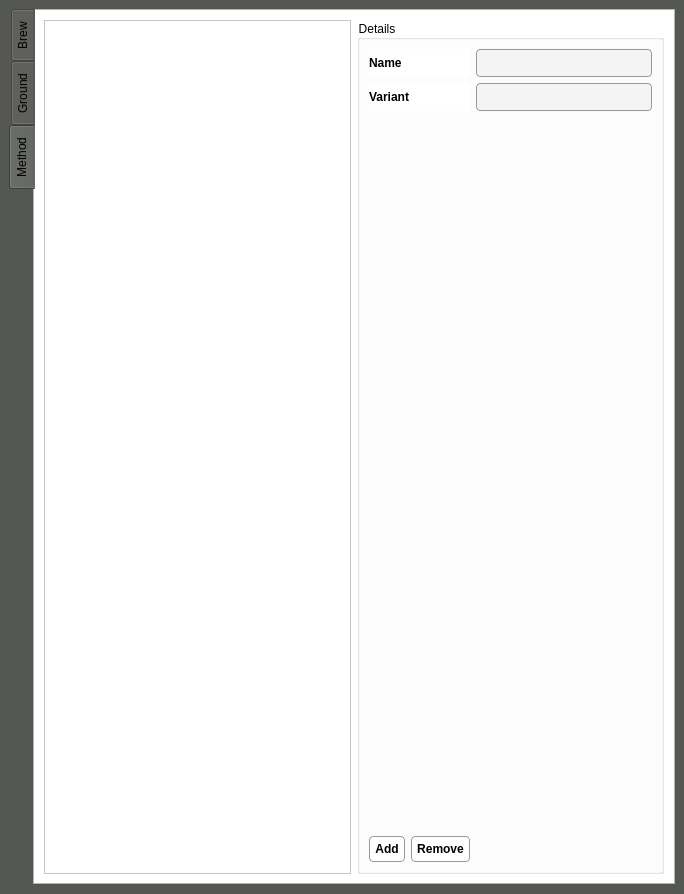
<?xml version="1.0" encoding="UTF-8"?>
<ui version="4.0">
 <class>CoffeeWindow</class>
 <widget class="QMainWindow" name="CoffeeWindow">
  <property name="geometry">
   <rect>
    <x>0</x>
    <y>0</y>
    <width>684</width>
    <height>894</height>
   </rect>
  </property>
  <property name="windowTitle">
   <string>Coffe</string>
  </property>
  <property name="windowIcon">
   <iconset resource="coffees.qrc">
    <normaloff>:../images/coffee.png</normaloff>:../images/coffee.png</iconset>
  </property>
  <property name="styleSheet">
   <string notr="true">* {
	background-color: rgb(85, 87, 83);
}
QTabWidget {
	background-color: rgb(255, 255, 255) ;
}
QWidget#brewTab, QWidget#groundTab, QWidget#methodTab {
	background-color: rgb(255, 255, 255) ;
}
QTableView {
	background-color: rgb(255, 255, 255) ;
}
QGroupBox {
	background-color: rgb(255, 255, 255) ;
}
QLabel {
	font: bold;
	background-color: rgb(255, 255, 255) ;
}
QSlider {
	background-color: rgb(255, 255, 255) ;
}
QSlider::groove:horizontal {
    border: 1px solid #999999;
    height: 8px; /* the groove expands to the size of the slider by default. by giving it a height, it has a fixed size */
    background: qlineargradient(x1:0, y1:0, x2:0, y2:1, stop:0 #B1B1B1, stop:1 #c4c4c4);
    margin: 2px 0;
}

QSlider::handle:horizontal {
    background: qlineargradient(x1:0, y1:0, x2:1, y2:1, stop:0 #b4b4b4, stop:1 #8f8f8f);
    border: 1px solid #5c5c5c;
    width: 18px;
    margin: -6px 0; /* handle is placed by default on the contents rect of the groove. Expand outside the groove */
    border-radius: 3px;
}
QPushButton {
	background-color: rgb(255, 255, 255) ;
	font: bold;
    border-style: solid;
    border-width: 1px;
    border-radius: 4px;
    border-color: #999999;
    padding: 5px;
}
QLineEdit, QSpinBox, QDoubleSpinBox, QComboBox, QDateTimeEdit , QPlainTextEdit {
    border-style: solid;
    border-width: 1px;
    border-radius: 4px;
    border-color: #999999;
    padding: 5px;
	background-color: rgb(244, 244, 244) ;
}

QComboBox::drop-down {
    subcontrol-origin: padding;
    subcontrol-position: top right;
    width: 15px;
    border-left-width: 1px;
    border-left-color: rgb(244, 244, 244) ;
    border-left-style: solid;
    border-top-right-radius: 5px;
    border-bottom-right-radius: 5px;
	background-color: rgb(255, 255, 255) ;
}
QComboBox::down-arrow {
    image: none; /*url(:/images/arrow-down.png);*/
}
QComboBox QAbstractItemView {
    border: 1px solid rgb(244, 244, 244);
	background-color: rgb(255, 255, 255) ;
    selection-background-color:  #999999 ;
}
 QSpinBox::up-button, QDoubleSpinBox::up-button, QDateTimeEdit::up-button {
     subcontrol-origin: border;
     subcontrol-position: top right; /* position at the top right corner */
     width: 16px; /* 16 + 2*1px border-width = 15px padding + 3px parent border */
     /* border-image: url(:/images/arrow-up.png) 1; */
     border-width: 1px;
 }
 QSpinBox::down-button,  QDoubleSpinBox::down-button,  QDateTimeEdit::down-button {
     subcontrol-origin: border;
     subcontrol-position: bottom right; /* position at bottom right corner */
     width: 16px;
     /* border-image: url(:/images/arrow-down.png) 1; */
     border-width: 1px;
     border-top-width: 0;
 }
</string>
  </property>
  <widget class="QWidget" name="centralWidget">
   <property name="styleSheet">
    <string notr="true"/>
   </property>
   <layout class="QGridLayout" name="gridLayout">
    <item row="0" column="3">
     <widget class="QTabWidget" name="mainTabs">
      <property name="styleSheet">
       <string notr="true"/>
      </property>
      <property name="tabPosition">
       <enum>QTabWidget::West</enum>
      </property>
      <property name="currentIndex">
       <number>2</number>
      </property>
      <property name="iconSize">
       <size>
        <width>32</width>
        <height>32</height>
       </size>
      </property>
      <property name="tabBarAutoHide">
       <bool>false</bool>
      </property>
      <widget class="QWidget" name="brewTab">
       <attribute name="icon">
        <iconset resource="coffees.qrc">
         <normaloff>:/images/coffee2.png</normaloff>:/images/coffee2.png</iconset>
       </attribute>
       <attribute name="title">
        <string>Brew</string>
       </attribute>
       <layout class="QHBoxLayout" name="horizontalLayout">
        <property name="spacing">
         <number>6</number>
        </property>
        <property name="leftMargin">
         <number>9</number>
        </property>
        <property name="topMargin">
         <number>9</number>
        </property>
        <property name="rightMargin">
         <number>9</number>
        </property>
        <property name="bottomMargin">
         <number>9</number>
        </property>
        <item>
         <widget class="QTableView" name="brewTable">
          <property name="selectionBehavior">
           <enum>QAbstractItemView::SelectRows</enum>
          </property>
          <property name="gridStyle">
           <enum>Qt::NoPen</enum>
          </property>
         </widget>
        </item>
        <item>
         <widget class="QGroupBox" name="groupDetais">
          <property name="title">
           <string>Details</string>
          </property>
          <layout class="QGridLayout" name="gridLayout_2">
           <item row="14" column="0">
            <widget class="QLabel" name="labelSweetness">
             <property name="sizePolicy">
              <sizepolicy hsizetype="Minimum" vsizetype="Minimum">
               <horstretch>0</horstretch>
               <verstretch>0</verstretch>
              </sizepolicy>
             </property>
             <property name="text">
              <string>Sweetness</string>
             </property>
            </widget>
           </item>
           <item row="15" column="3">
            <widget class="QSlider" name="sliderAcidity">
             <property name="minimum">
              <number>1</number>
             </property>
             <property name="maximum">
              <number>100</number>
             </property>
             <property name="value">
              <number>50</number>
             </property>
             <property name="orientation">
              <enum>Qt::Horizontal</enum>
             </property>
            </widget>
           </item>
           <item row="13" column="3" colspan="2">
            <widget class="QSpinBox" name="ratingEdit">
             <property name="maximum">
              <number>5</number>
             </property>
            </widget>
           </item>
           <item row="18" column="3">
            <widget class="QSlider" name="sliderAftertaste">
             <property name="minimumSize">
              <size>
               <width>0</width>
               <height>0</height>
              </size>
             </property>
             <property name="minimum">
              <number>1</number>
             </property>
             <property name="maximum">
              <number>100</number>
             </property>
             <property name="value">
              <number>50</number>
             </property>
             <property name="orientation">
              <enum>Qt::Horizontal</enum>
             </property>
            </widget>
           </item>
           <item row="18" column="4">
            <widget class="QSpinBox" name="spinAftertaste">
             <property name="maximumSize">
              <size>
               <width>50</width>
               <height>16777215</height>
              </size>
             </property>
             <property name="minimum">
              <number>1</number>
             </property>
             <property name="maximum">
              <number>100</number>
             </property>
             <property name="value">
              <number>50</number>
             </property>
            </widget>
           </item>
           <item row="16" column="4">
            <widget class="QSpinBox" name="spinClarity">
             <property name="maximumSize">
              <size>
               <width>50</width>
               <height>16777215</height>
              </size>
             </property>
             <property name="minimum">
              <number>1</number>
             </property>
             <property name="maximum">
              <number>100</number>
             </property>
             <property name="value">
              <number>50</number>
             </property>
            </widget>
           </item>
           <item row="18" column="0">
            <widget class="QLabel" name="labelAftertaste">
             <property name="sizePolicy">
              <sizepolicy hsizetype="Minimum" vsizetype="Minimum">
               <horstretch>0</horstretch>
               <verstretch>0</verstretch>
              </sizepolicy>
             </property>
             <property name="text">
              <string>Aftertaste</string>
             </property>
            </widget>
           </item>
           <item row="15" column="4">
            <widget class="QSpinBox" name="spinAcidity">
             <property name="maximumSize">
              <size>
               <width>50</width>
               <height>16777215</height>
              </size>
             </property>
             <property name="minimum">
              <number>1</number>
             </property>
             <property name="maximum">
              <number>100</number>
             </property>
             <property name="value">
              <number>50</number>
             </property>
            </widget>
           </item>
           <item row="22" column="0">
            <layout class="QHBoxLayout" name="BrewButtonsLayout">
             <item>
              <widget class="QPushButton" name="buttonAddBrew">
               <property name="text">
                <string>Add</string>
               </property>
              </widget>
             </item>
             <item>
              <widget class="QPushButton" name="buttonRemoveBrew">
               <property name="text">
                <string>Remove</string>
               </property>
              </widget>
             </item>
            </layout>
           </item>
           <item row="15" column="0">
            <widget class="QLabel" name="labelAcidity">
             <property name="sizePolicy">
              <sizepolicy hsizetype="Minimum" vsizetype="Minimum">
               <horstretch>0</horstretch>
               <verstretch>0</verstretch>
              </sizepolicy>
             </property>
             <property name="text">
              <string>Acidity</string>
             </property>
            </widget>
           </item>
           <item row="14" column="4">
            <widget class="QSpinBox" name="spinSweetness">
             <property name="maximumSize">
              <size>
               <width>50</width>
               <height>16777215</height>
              </size>
             </property>
             <property name="minimum">
              <number>1</number>
             </property>
             <property name="maximum">
              <number>100</number>
             </property>
             <property name="value">
              <number>50</number>
             </property>
            </widget>
           </item>
           <item row="19" column="3" colspan="2">
            <widget class="QPlainTextEdit" name="notesTextEdit"/>
           </item>
           <item row="16" column="0">
            <widget class="QLabel" name="labelClarity">
             <property name="sizePolicy">
              <sizepolicy hsizetype="Minimum" vsizetype="Minimum">
               <horstretch>0</horstretch>
               <verstretch>0</verstretch>
              </sizepolicy>
             </property>
             <property name="text">
              <string>Clarity</string>
             </property>
            </widget>
           </item>
           <item row="17" column="4">
            <widget class="QSpinBox" name="spinBody">
             <property name="maximumSize">
              <size>
               <width>50</width>
               <height>16777215</height>
              </size>
             </property>
             <property name="minimum">
              <number>1</number>
             </property>
             <property name="maximum">
              <number>100</number>
             </property>
             <property name="value">
              <number>50</number>
             </property>
            </widget>
           </item>
           <item row="13" column="0">
            <widget class="QLabel" name="labelRating">
             <property name="sizePolicy">
              <sizepolicy hsizetype="Minimum" vsizetype="Minimum">
               <horstretch>0</horstretch>
               <verstretch>0</verstretch>
              </sizepolicy>
             </property>
             <property name="text">
              <string>Rating</string>
             </property>
            </widget>
           </item>
           <item row="16" column="3">
            <widget class="QSlider" name="sliderClarity">
             <property name="minimum">
              <number>1</number>
             </property>
             <property name="maximum">
              <number>100</number>
             </property>
             <property name="value">
              <number>50</number>
             </property>
             <property name="orientation">
              <enum>Qt::Horizontal</enum>
             </property>
            </widget>
           </item>
           <item row="17" column="3">
            <widget class="QSlider" name="sliderBody">
             <property name="minimum">
              <number>1</number>
             </property>
             <property name="maximum">
              <number>100</number>
             </property>
             <property name="value">
              <number>50</number>
             </property>
             <property name="orientation">
              <enum>Qt::Horizontal</enum>
             </property>
            </widget>
           </item>
           <item row="19" column="0">
            <widget class="QLabel" name="label_4">
             <property name="sizePolicy">
              <sizepolicy hsizetype="Minimum" vsizetype="Minimum">
               <horstretch>0</horstretch>
               <verstretch>0</verstretch>
              </sizepolicy>
             </property>
             <property name="text">
              <string>Notes</string>
             </property>
             <property name="alignment">
              <set>Qt::AlignLeading|Qt::AlignLeft|Qt::AlignTop</set>
             </property>
            </widget>
           </item>
           <item row="20" column="3">
            <spacer name="verticalSpacer">
             <property name="orientation">
              <enum>Qt::Vertical</enum>
             </property>
             <property name="sizeHint" stdset="0">
              <size>
               <width>20</width>
               <height>40</height>
              </size>
             </property>
            </spacer>
           </item>
           <item row="17" column="0">
            <widget class="QLabel" name="labelBody">
             <property name="sizePolicy">
              <sizepolicy hsizetype="Minimum" vsizetype="Minimum">
               <horstretch>0</horstretch>
               <verstretch>0</verstretch>
              </sizepolicy>
             </property>
             <property name="text">
              <string>Body</string>
             </property>
            </widget>
           </item>
           <item row="11" column="3" colspan="2">
            <widget class="QLineEdit" name="grindEdit"/>
           </item>
           <item row="0" column="0">
            <widget class="QLabel" name="labelTitle">
             <property name="sizePolicy">
              <sizepolicy hsizetype="Minimum" vsizetype="Minimum">
               <horstretch>0</horstretch>
               <verstretch>0</verstretch>
              </sizepolicy>
             </property>
             <property name="text">
              <string>Name</string>
             </property>
            </widget>
           </item>
           <item row="3" column="3" colspan="2">
            <widget class="QDateTimeEdit" name="dateTimeEdit"/>
           </item>
           <item row="4" column="3">
            <widget class="QTimeEdit" name="timeEdit"/>
           </item>
           <item row="4" column="4">
            <widget class="QPushButton" name="timerButton">
             <property name="text">
              <string/>
             </property>
             <property name="icon">
              <iconset resource="coffees.qrc">
               <normaloff>:/images/clock.png</normaloff>:/images/clock.png</iconset>
             </property>
            </widget>
           </item>
           <item row="4" column="0">
            <widget class="QLabel" name="label">
             <property name="sizePolicy">
              <sizepolicy hsizetype="Minimum" vsizetype="Minimum">
               <horstretch>0</horstretch>
               <verstretch>0</verstretch>
              </sizepolicy>
             </property>
             <property name="text">
              <string>Time</string>
             </property>
            </widget>
           </item>
           <item row="1" column="0">
            <widget class="QLabel" name="labelMethod">
             <property name="sizePolicy">
              <sizepolicy hsizetype="Minimum" vsizetype="Minimum">
               <horstretch>0</horstretch>
               <verstretch>0</verstretch>
              </sizepolicy>
             </property>
             <property name="text">
              <string>Method</string>
             </property>
            </widget>
           </item>
           <item row="0" column="3" colspan="2">
            <widget class="QLineEdit" name="nameEdit">
             <property name="enabled">
              <bool>true</bool>
             </property>
            </widget>
           </item>
           <item row="1" column="3" colspan="2">
            <widget class="QComboBox" name="methodEdit">
             <property name="enabled">
              <bool>true</bool>
             </property>
            </widget>
           </item>
           <item row="2" column="0">
            <widget class="QLabel" name="labelGround">
             <property name="sizePolicy">
              <sizepolicy hsizetype="Minimum" vsizetype="Minimum">
               <horstretch>0</horstretch>
               <verstretch>0</verstretch>
              </sizepolicy>
             </property>
             <property name="text">
              <string>Ground</string>
             </property>
            </widget>
           </item>
           <item row="2" column="3" colspan="2">
            <widget class="QComboBox" name="groundEdit">
             <property name="enabled">
              <bool>true</bool>
             </property>
            </widget>
           </item>
           <item row="3" column="0">
            <widget class="QLabel" name="labelDate">
             <property name="sizePolicy">
              <sizepolicy hsizetype="Minimum" vsizetype="Minimum">
               <horstretch>0</horstretch>
               <verstretch>0</verstretch>
              </sizepolicy>
             </property>
             <property name="text">
              <string>Date</string>
             </property>
            </widget>
           </item>
           <item row="7" column="4">
            <widget class="QLabel" name="label_8">
             <property name="text">
              <string>g</string>
             </property>
            </widget>
           </item>
           <item row="10" column="0">
            <widget class="QLabel" name="label_3">
             <property name="sizePolicy">
              <sizepolicy hsizetype="Minimum" vsizetype="Minimum">
               <horstretch>0</horstretch>
               <verstretch>0</verstretch>
              </sizepolicy>
             </property>
             <property name="text">
              <string>Temperature</string>
             </property>
            </widget>
           </item>
           <item row="10" column="3">
            <widget class="QDoubleSpinBox" name="temperatureDoubleSpin">
             <property name="minimum">
              <double>-99.000000000000000</double>
             </property>
            </widget>
           </item>
           <item row="11" column="0">
            <widget class="QLabel" name="label_2">
             <property name="sizePolicy">
              <sizepolicy hsizetype="Minimum" vsizetype="Minimum">
               <horstretch>0</horstretch>
               <verstretch>0</verstretch>
              </sizepolicy>
             </property>
             <property name="text">
              <string>Grind</string>
             </property>
            </widget>
           </item>
           <item row="7" column="0">
            <widget class="QLabel" name="label_6">
             <property name="sizePolicy">
              <sizepolicy hsizetype="Minimum" vsizetype="Minimum">
               <horstretch>0</horstretch>
               <verstretch>0</verstretch>
              </sizepolicy>
             </property>
             <property name="text">
              <string>Weight</string>
             </property>
            </widget>
           </item>
           <item row="8" column="0">
            <widget class="QLabel" name="label_5">
             <property name="sizePolicy">
              <sizepolicy hsizetype="Minimum" vsizetype="Minimum">
               <horstretch>0</horstretch>
               <verstretch>0</verstretch>
              </sizepolicy>
             </property>
             <property name="text">
              <string>Water</string>
             </property>
            </widget>
           </item>
           <item row="8" column="3">
            <widget class="QDoubleSpinBox" name="waterDoubleSpin">
             <property name="decimals">
              <number>0</number>
             </property>
             <property name="minimum">
              <double>1.000000000000000</double>
             </property>
             <property name="maximum">
              <double>9999.000000000000000</double>
             </property>
            </widget>
           </item>
           <item row="9" column="0">
            <widget class="QLabel" name="label_7">
             <property name="sizePolicy">
              <sizepolicy hsizetype="Minimum" vsizetype="Minimum">
               <horstretch>0</horstretch>
               <verstretch>0</verstretch>
              </sizepolicy>
             </property>
             <property name="text">
              <string>Ratio</string>
             </property>
            </widget>
           </item>
           <item row="8" column="4">
            <widget class="QLabel" name="label_9">
             <property name="text">
              <string>ml</string>
             </property>
            </widget>
           </item>
           <item row="10" column="4">
            <widget class="QLabel" name="label_10">
             <property name="text">
              <string>c</string>
             </property>
            </widget>
           </item>
           <item row="7" column="3">
            <widget class="QDoubleSpinBox" name="weightDoubleSpin">
             <property name="decimals">
              <number>0</number>
             </property>
             <property name="minimum">
              <double>1.000000000000000</double>
             </property>
             <property name="maximum">
              <double>9999.000000000000000</double>
             </property>
            </widget>
           </item>
           <item row="9" column="3">
            <widget class="QLineEdit" name="ratioEdit">
             <property name="enabled">
              <bool>false</bool>
             </property>
            </widget>
           </item>
           <item row="14" column="3">
            <widget class="QSlider" name="sliderSweetness">
             <property name="minimum">
              <number>1</number>
             </property>
             <property name="maximum">
              <number>100</number>
             </property>
             <property name="value">
              <number>50</number>
             </property>
             <property name="orientation">
              <enum>Qt::Horizontal</enum>
             </property>
            </widget>
           </item>
          </layout>
         </widget>
        </item>
       </layout>
      </widget>
      <widget class="QWidget" name="groundTab">
       <attribute name="icon">
        <iconset resource="coffees.qrc">
         <normaloff>:/images/ground_v.png</normaloff>:/images/ground_v.png</iconset>
       </attribute>
       <attribute name="title">
        <string>Ground</string>
       </attribute>
       <layout class="QHBoxLayout" name="horizontalLayout_3">
        <item>
         <widget class="QTableView" name="groundTable">
          <property name="selectionBehavior">
           <enum>QAbstractItemView::SelectRows</enum>
          </property>
         </widget>
        </item>
        <item>
         <widget class="QGroupBox" name="groupDetais_2">
          <property name="title">
           <string>Details</string>
          </property>
          <layout class="QGridLayout" name="gridLayout_3">
           <item row="3" column="1">
            <widget class="QDateEdit" name="dateRoast"/>
           </item>
           <item row="1" column="0">
            <widget class="QLabel" name="originLabel">
             <property name="text">
              <string>Origin</string>
             </property>
            </widget>
           </item>
           <item row="5" column="0">
            <layout class="QHBoxLayout" name="horizontalLayout_4">
             <item>
              <widget class="QPushButton" name="buttonAddGround">
               <property name="text">
                <string>Add</string>
               </property>
              </widget>
             </item>
             <item>
              <widget class="QPushButton" name="buttonRemoveGround">
               <property name="text">
                <string>Remove</string>
               </property>
              </widget>
             </item>
            </layout>
           </item>
           <item row="4" column="1">
            <spacer name="verticalSpacer_2">
             <property name="orientation">
              <enum>Qt::Vertical</enum>
             </property>
             <property name="sizeHint" stdset="0">
              <size>
               <width>20</width>
               <height>40</height>
              </size>
             </property>
            </spacer>
           </item>
           <item row="1" column="1">
            <widget class="QLineEdit" name="originEdit"/>
           </item>
           <item row="0" column="1">
            <widget class="QLineEdit" name="groundName">
             <property name="enabled">
              <bool>true</bool>
             </property>
            </widget>
           </item>
           <item row="0" column="0">
            <widget class="QLabel" name="labelTitle_2">
             <property name="text">
              <string>Name</string>
             </property>
            </widget>
           </item>
           <item row="3" column="0">
            <widget class="QLabel" name="labelDate_2">
             <property name="text">
              <string>Date roast</string>
             </property>
            </widget>
           </item>
           <item row="2" column="1">
            <widget class="QLineEdit" name="roastEdit"/>
           </item>
           <item row="2" column="0">
            <widget class="QLabel" name="labelGround_2">
             <property name="text">
              <string>Roast</string>
             </property>
            </widget>
           </item>
          </layout>
         </widget>
        </item>
       </layout>
      </widget>
      <widget class="QWidget" name="methodTab">
       <attribute name="icon">
        <iconset resource="coffees.qrc">
         <normaloff>:/images/spoon.png</normaloff>:/images/spoon.png</iconset>
       </attribute>
       <attribute name="title">
        <string>Method</string>
       </attribute>
       <layout class="QHBoxLayout" name="horizontalLayout_2">
        <item>
         <widget class="QTableView" name="methodTable">
          <property name="selectionBehavior">
           <enum>QAbstractItemView::SelectRows</enum>
          </property>
         </widget>
        </item>
        <item>
         <widget class="QGroupBox" name="groupDetais_3">
          <property name="title">
           <string>Details</string>
          </property>
          <layout class="QGridLayout" name="gridLayout_4">
           <item row="2" column="3">
            <spacer name="verticalSpacer_3">
             <property name="orientation">
              <enum>Qt::Vertical</enum>
             </property>
             <property name="sizeHint" stdset="0">
              <size>
               <width>20</width>
               <height>40</height>
              </size>
             </property>
            </spacer>
           </item>
           <item row="1" column="0">
            <widget class="QLabel" name="labelMethod_3">
             <property name="text">
              <string>Variant</string>
             </property>
            </widget>
           </item>
           <item row="0" column="1" colspan="3">
            <widget class="QLineEdit" name="methodNameEdit">
             <property name="enabled">
              <bool>true</bool>
             </property>
            </widget>
           </item>
           <item row="1" column="1" colspan="3">
            <widget class="QLineEdit" name="varianteEdit">
             <property name="enabled">
              <bool>true</bool>
             </property>
            </widget>
           </item>
           <item row="0" column="0">
            <widget class="QLabel" name="labelTitle_3">
             <property name="text">
              <string>Name</string>
             </property>
            </widget>
           </item>
           <item row="3" column="0">
            <layout class="QHBoxLayout" name="horizontalLayout_5">
             <item>
              <widget class="QPushButton" name="buttonAddMethod">
               <property name="text">
                <string>Add</string>
               </property>
              </widget>
             </item>
             <item>
              <widget class="QPushButton" name="buttonRemoveMethod">
               <property name="text">
                <string>Remove</string>
               </property>
              </widget>
             </item>
            </layout>
           </item>
           <item row="3" column="1">
            <spacer name="horizontalSpacer">
             <property name="orientation">
              <enum>Qt::Horizontal</enum>
             </property>
             <property name="sizeHint" stdset="0">
              <size>
               <width>40</width>
               <height>20</height>
              </size>
             </property>
            </spacer>
           </item>
          </layout>
         </widget>
        </item>
       </layout>
      </widget>
     </widget>
    </item>
   </layout>
  </widget>
 </widget>
 <tabstops>
  <tabstop>brewTable</tabstop>
  <tabstop>nameEdit</tabstop>
  <tabstop>methodEdit</tabstop>
  <tabstop>groundEdit</tabstop>
 </tabstops>
 <resources>
  <include location="coffees.qrc"/>
 </resources>
 <connections/>
</ui>
